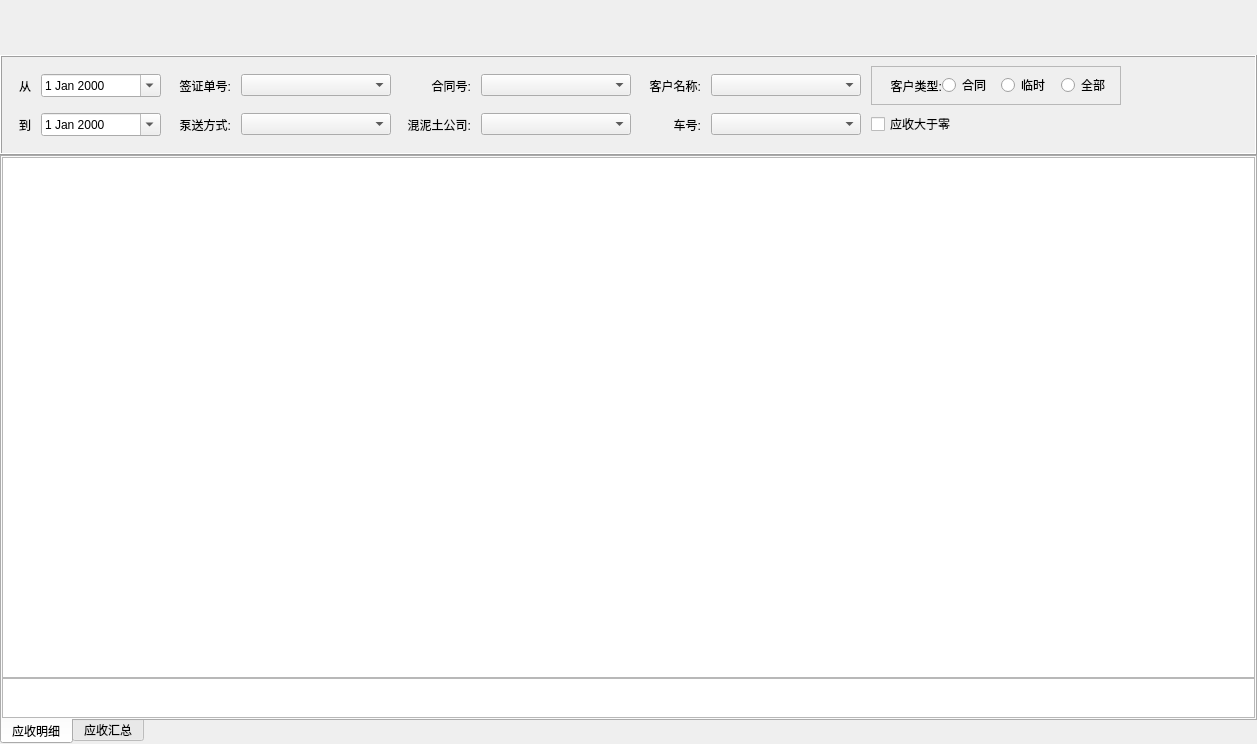
<?xml version="1.0" encoding="UTF-8"?>
<ui version="4.0">
 <class>ReceivableWidget</class>
 <widget class="QWidget" name="ReceivableWidget">
  <property name="geometry">
   <rect>
    <x>0</x>
    <y>0</y>
    <width>1257</width>
    <height>744</height>
   </rect>
  </property>
  <property name="windowTitle">
   <string>Form</string>
  </property>
  <layout class="QVBoxLayout" name="mainVerticalLayout">
   <property name="spacing">
    <number>0</number>
   </property>
   <property name="leftMargin">
    <number>0</number>
   </property>
   <property name="topMargin">
    <number>0</number>
   </property>
   <property name="rightMargin">
    <number>0</number>
   </property>
   <property name="bottomMargin">
    <number>0</number>
   </property>
   <item>
    <widget class="QWidget" name="toolBarWidget" native="true">
     <property name="minimumSize">
      <size>
       <width>0</width>
       <height>55</height>
      </size>
     </property>
     <property name="maximumSize">
      <size>
       <width>16777215</width>
       <height>55</height>
      </size>
     </property>
     <layout class="QVBoxLayout" name="toolBarVerticalLayout">
      <property name="spacing">
       <number>0</number>
      </property>
      <property name="leftMargin">
       <number>0</number>
      </property>
      <property name="topMargin">
       <number>0</number>
      </property>
      <property name="rightMargin">
       <number>0</number>
      </property>
      <property name="bottomMargin">
       <number>0</number>
      </property>
     </layout>
    </widget>
   </item>
   <item>
    <widget class="QFrame" name="chooseWidget">
     <property name="minimumSize">
      <size>
       <width>0</width>
       <height>100</height>
      </size>
     </property>
     <property name="maximumSize">
      <size>
       <width>16777215</width>
       <height>100</height>
      </size>
     </property>
     <property name="frameShape">
      <enum>QFrame::Box</enum>
     </property>
     <property name="frameShadow">
      <enum>QFrame::Raised</enum>
     </property>
     <layout class="QVBoxLayout" name="chooseVerticalLayout">
      <property name="spacing">
       <number>0</number>
      </property>
      <property name="leftMargin">
       <number>0</number>
      </property>
      <property name="topMargin">
       <number>0</number>
      </property>
      <property name="rightMargin">
       <number>0</number>
      </property>
      <property name="bottomMargin">
       <number>0</number>
      </property>
      <item>
       <widget class="QWidget" name="chooseTopWidget" native="true">
        <layout class="QHBoxLayout" name="chooseUpHorizonLayout">
         <property name="spacing">
          <number>10</number>
         </property>
         <property name="bottomMargin">
          <number>0</number>
         </property>
         <item>
          <widget class="QLabel" name="fromLabel">
           <property name="minimumSize">
            <size>
             <width>20</width>
             <height>0</height>
            </size>
           </property>
           <property name="maximumSize">
            <size>
             <width>20</width>
             <height>16777215</height>
            </size>
           </property>
           <property name="text">
            <string>从</string>
           </property>
           <property name="alignment">
            <set>Qt::AlignRight|Qt::AlignTrailing|Qt::AlignVCenter</set>
           </property>
          </widget>
         </item>
         <item>
          <widget class="QDateEdit" name="fromDateEdit">
           <property name="minimumSize">
            <size>
             <width>120</width>
             <height>0</height>
            </size>
           </property>
           <property name="maximumSize">
            <size>
             <width>120</width>
             <height>16777215</height>
            </size>
           </property>
           <property name="calendarPopup">
            <bool>true</bool>
           </property>
          </widget>
         </item>
         <item>
          <widget class="QLabel" name="label">
           <property name="minimumSize">
            <size>
             <width>60</width>
             <height>0</height>
            </size>
           </property>
           <property name="maximumSize">
            <size>
             <width>60</width>
             <height>16777215</height>
            </size>
           </property>
           <property name="text">
            <string>签证单号:</string>
           </property>
           <property name="alignment">
            <set>Qt::AlignRight|Qt::AlignTrailing|Qt::AlignVCenter</set>
           </property>
          </widget>
         </item>
         <item>
          <widget class="QComboBox" name="comboBox">
           <property name="minimumSize">
            <size>
             <width>150</width>
             <height>0</height>
            </size>
           </property>
           <property name="maximumSize">
            <size>
             <width>150</width>
             <height>16777215</height>
            </size>
           </property>
          </widget>
         </item>
         <item>
          <widget class="QLabel" name="contractNumLabel">
           <property name="minimumSize">
            <size>
             <width>70</width>
             <height>0</height>
            </size>
           </property>
           <property name="maximumSize">
            <size>
             <width>70</width>
             <height>16777215</height>
            </size>
           </property>
           <property name="text">
            <string>合同号:</string>
           </property>
           <property name="alignment">
            <set>Qt::AlignRight|Qt::AlignTrailing|Qt::AlignVCenter</set>
           </property>
          </widget>
         </item>
         <item>
          <widget class="QComboBox" name="ContractNumComboBox">
           <property name="minimumSize">
            <size>
             <width>150</width>
             <height>0</height>
            </size>
           </property>
           <property name="maximumSize">
            <size>
             <width>150</width>
             <height>16777215</height>
            </size>
           </property>
          </widget>
         </item>
         <item>
          <widget class="QLabel" name="clientNameLabel">
           <property name="minimumSize">
            <size>
             <width>60</width>
             <height>0</height>
            </size>
           </property>
           <property name="maximumSize">
            <size>
             <width>60</width>
             <height>16777215</height>
            </size>
           </property>
           <property name="text">
            <string>客户名称:</string>
           </property>
           <property name="alignment">
            <set>Qt::AlignRight|Qt::AlignTrailing|Qt::AlignVCenter</set>
           </property>
          </widget>
         </item>
         <item>
          <widget class="QComboBox" name="clientNameComboBox">
           <property name="minimumSize">
            <size>
             <width>150</width>
             <height>0</height>
            </size>
           </property>
           <property name="maximumSize">
            <size>
             <width>150</width>
             <height>16777215</height>
            </size>
           </property>
          </widget>
         </item>
         <item>
          <widget class="QFrame" name="clientTypeFrame">
           <property name="minimumSize">
            <size>
             <width>250</width>
             <height>0</height>
            </size>
           </property>
           <property name="maximumSize">
            <size>
             <width>250</width>
             <height>16777215</height>
            </size>
           </property>
           <property name="frameShape">
            <enum>QFrame::StyledPanel</enum>
           </property>
           <property name="frameShadow">
            <enum>QFrame::Sunken</enum>
           </property>
           <layout class="QHBoxLayout" name="horizontalLayout">
            <property name="spacing">
             <number>0</number>
            </property>
            <property name="leftMargin">
             <number>10</number>
            </property>
            <property name="topMargin">
             <number>0</number>
            </property>
            <property name="rightMargin">
             <number>0</number>
            </property>
            <property name="bottomMargin">
             <number>0</number>
            </property>
            <item>
             <widget class="QLabel" name="clientTypeLabel">
              <property name="text">
               <string>客户类型:</string>
              </property>
              <property name="alignment">
               <set>Qt::AlignRight|Qt::AlignTrailing|Qt::AlignVCenter</set>
              </property>
             </widget>
            </item>
            <item>
             <widget class="QRadioButton" name="contractRadioButton">
              <property name="text">
               <string>合同</string>
              </property>
             </widget>
            </item>
            <item>
             <widget class="QRadioButton" name="tempRadioButton">
              <property name="text">
               <string>临时</string>
              </property>
             </widget>
            </item>
            <item>
             <widget class="QRadioButton" name="totalRadioButton">
              <property name="text">
               <string>全部</string>
              </property>
             </widget>
            </item>
           </layout>
          </widget>
         </item>
         <item>
          <spacer name="horizontalSpacer">
           <property name="orientation">
            <enum>Qt::Horizontal</enum>
           </property>
           <property name="sizeHint" stdset="0">
            <size>
             <width>40</width>
             <height>20</height>
            </size>
           </property>
          </spacer>
         </item>
        </layout>
       </widget>
      </item>
      <item>
       <widget class="QWidget" name="chooseBottomWidget" native="true">
        <layout class="QHBoxLayout" name="chooseBottomHorizontalLayout">
         <property name="spacing">
          <number>10</number>
         </property>
         <property name="topMargin">
          <number>0</number>
         </property>
         <item>
          <widget class="QLabel" name="toLabel">
           <property name="minimumSize">
            <size>
             <width>20</width>
             <height>0</height>
            </size>
           </property>
           <property name="maximumSize">
            <size>
             <width>20</width>
             <height>16777215</height>
            </size>
           </property>
           <property name="text">
            <string>到</string>
           </property>
           <property name="alignment">
            <set>Qt::AlignRight|Qt::AlignTrailing|Qt::AlignVCenter</set>
           </property>
          </widget>
         </item>
         <item>
          <widget class="QDateEdit" name="toDateEdit">
           <property name="minimumSize">
            <size>
             <width>120</width>
             <height>0</height>
            </size>
           </property>
           <property name="maximumSize">
            <size>
             <width>120</width>
             <height>16777215</height>
            </size>
           </property>
           <property name="calendarPopup">
            <bool>true</bool>
           </property>
          </widget>
         </item>
         <item>
          <widget class="QLabel" name="label_3">
           <property name="minimumSize">
            <size>
             <width>60</width>
             <height>0</height>
            </size>
           </property>
           <property name="maximumSize">
            <size>
             <width>60</width>
             <height>16777215</height>
            </size>
           </property>
           <property name="text">
            <string>泵送方式:</string>
           </property>
           <property name="alignment">
            <set>Qt::AlignRight|Qt::AlignTrailing|Qt::AlignVCenter</set>
           </property>
          </widget>
         </item>
         <item>
          <widget class="QComboBox" name="pumpTypeComboBox">
           <property name="minimumSize">
            <size>
             <width>150</width>
             <height>0</height>
            </size>
           </property>
           <property name="maximumSize">
            <size>
             <width>150</width>
             <height>16777215</height>
            </size>
           </property>
          </widget>
         </item>
         <item>
          <widget class="QLabel" name="label_4">
           <property name="minimumSize">
            <size>
             <width>70</width>
             <height>0</height>
            </size>
           </property>
           <property name="maximumSize">
            <size>
             <width>70</width>
             <height>16777215</height>
            </size>
           </property>
           <property name="text">
            <string>混泥土公司:</string>
           </property>
           <property name="alignment">
            <set>Qt::AlignRight|Qt::AlignTrailing|Qt::AlignVCenter</set>
           </property>
          </widget>
         </item>
         <item>
          <widget class="QComboBox" name="comboBox_3">
           <property name="minimumSize">
            <size>
             <width>150</width>
             <height>0</height>
            </size>
           </property>
           <property name="maximumSize">
            <size>
             <width>150</width>
             <height>16777215</height>
            </size>
           </property>
          </widget>
         </item>
         <item>
          <widget class="QLabel" name="carNumLabel">
           <property name="minimumSize">
            <size>
             <width>60</width>
             <height>0</height>
            </size>
           </property>
           <property name="maximumSize">
            <size>
             <width>60</width>
             <height>16777215</height>
            </size>
           </property>
           <property name="text">
            <string>车号:</string>
           </property>
           <property name="alignment">
            <set>Qt::AlignRight|Qt::AlignTrailing|Qt::AlignVCenter</set>
           </property>
          </widget>
         </item>
         <item>
          <widget class="QComboBox" name="carNumComboBox">
           <property name="minimumSize">
            <size>
             <width>150</width>
             <height>0</height>
            </size>
           </property>
           <property name="maximumSize">
            <size>
             <width>150</width>
             <height>16777215</height>
            </size>
           </property>
          </widget>
         </item>
         <item>
          <widget class="QCheckBox" name="receivableCheckBox">
           <property name="text">
            <string>应收大于零</string>
           </property>
          </widget>
         </item>
        </layout>
       </widget>
      </item>
     </layout>
    </widget>
   </item>
   <item>
    <widget class="QTabWidget" name="summaryTableWidget">
     <property name="tabPosition">
      <enum>QTabWidget::South</enum>
     </property>
     <property name="currentIndex">
      <number>0</number>
     </property>
     <widget class="QWidget" name="detailTab">
      <attribute name="title">
       <string>应收明细</string>
      </attribute>
      <layout class="QVBoxLayout" name="verticalLayout">
       <property name="spacing">
        <number>0</number>
       </property>
       <property name="leftMargin">
        <number>0</number>
       </property>
       <property name="topMargin">
        <number>0</number>
       </property>
       <property name="rightMargin">
        <number>0</number>
       </property>
       <property name="bottomMargin">
        <number>0</number>
       </property>
       <item>
        <widget class="QTableView" name="detailTableview"/>
       </item>
       <item>
        <widget class="QTableView" name="detailSummaryTablview">
         <property name="maximumSize">
          <size>
           <width>16777215</width>
           <height>40</height>
          </size>
         </property>
        </widget>
       </item>
      </layout>
     </widget>
     <widget class="QWidget" name="summaryTab">
      <attribute name="title">
       <string>应收汇总</string>
      </attribute>
      <layout class="QVBoxLayout" name="verticalLayout_2">
       <property name="spacing">
        <number>0</number>
       </property>
       <property name="leftMargin">
        <number>0</number>
       </property>
       <property name="topMargin">
        <number>0</number>
       </property>
       <property name="rightMargin">
        <number>0</number>
       </property>
       <property name="bottomMargin">
        <number>0</number>
       </property>
       <item>
        <widget class="QTableView" name="totalTableview"/>
       </item>
       <item>
        <widget class="QTableView" name="totalSummaryTableview">
         <property name="maximumSize">
          <size>
           <width>16777215</width>
           <height>40</height>
          </size>
         </property>
        </widget>
       </item>
      </layout>
     </widget>
    </widget>
   </item>
  </layout>
 </widget>
 <resources/>
 <connections/>
</ui>
